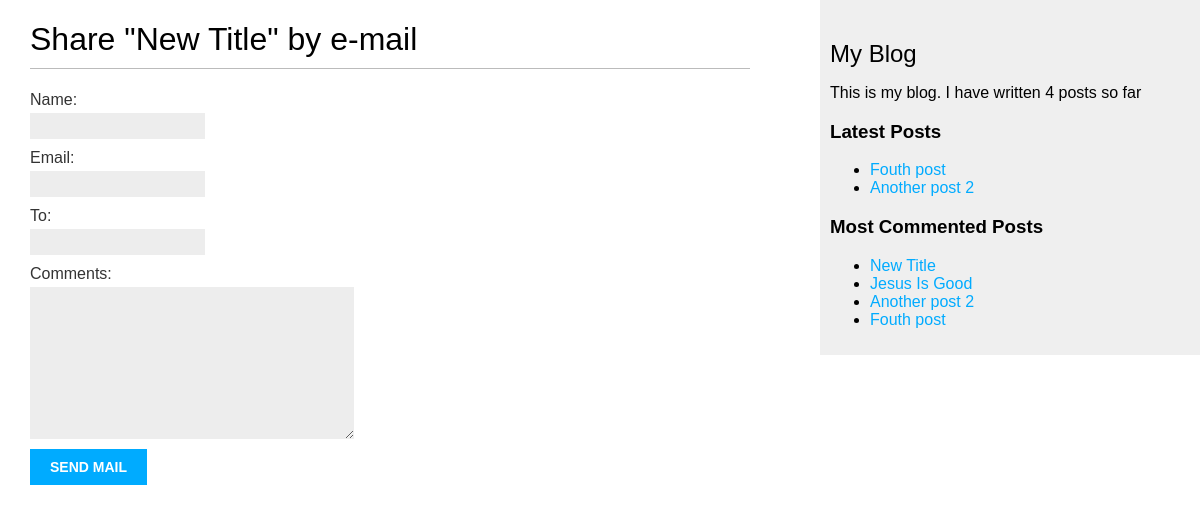
/blog/2/share/, run on an earlier commit of the app's database.
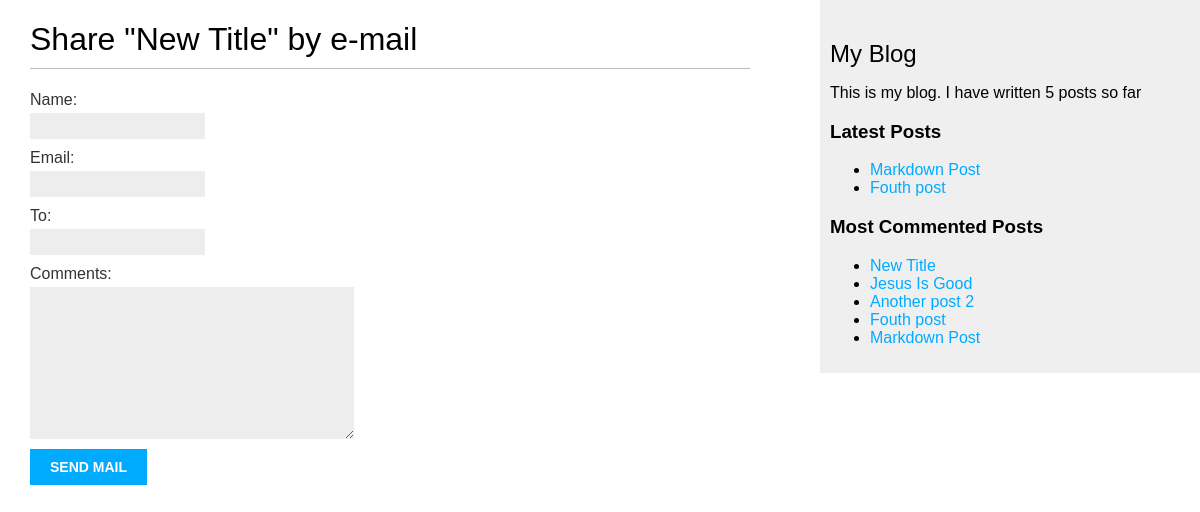
And on a later commit of the database.
### blog/models.py (models this page shows, shortened)
class Post(models.Model):
    STATUS_CHOICES = (
        ('draft' , 'Draft'),
        ('published', 'Published'),
    )
    title = models.CharField(max_length=250)
    slug  = models.SlugField(max_length=250, unique_for_date='publish')
    author = models.ForeignKey(User, on_delete=models.CASCADE, related_name='blog_post')
    body    = models.TextField()
    publish = models.DateTimeField(default=timezone.now)
    created = models.DateTimeField(auto_now_add=True)
    updated = models.DateTimeField(auto_now=True)
    status = models.CharField(max_length=10, choices=STATUS_CHOICES, default='draft')
    tags = TaggableManager()
    class Meta:
        ordering = ('publish',)
    def get_absolute_url(self):
        return reverse('blog:post_detail', args=[self.publish.year,self.publish.month,self.publish.day, self.slug])
    objects = models.Manager()
    published = PublishedManager()

### blog/views.py (the view)
# urls.py: path('<int:post_id>/share/', views.post_share, name='post_share')
def post_share(request, post_id):
    post = get_object_or_404(Post, id=post_id, status='published')
    sent = False
    if request.method == 'POST':
        form = EmailPostForm(request.POST)
        if form.is_valid():
            cd = form.cleaned_data
            post_url = request.build_absolute_uri(post.get_absolute_url())
            subject = f"{cd['name']} recommends you read " f"{post.title}"
            message = f"Read {post.title} at {post_url}\n\n"f"{cd['name']}\'s comments: {cd['comments']}"
            send_mail(subject, message, 'ceasarkwadwo@gmail.com', [cd['to']])
            sent = True
    else:
        form = EmailPostForm()
    context = {
        'post':post,
        'form': form,
        'sent': sent,
    }
    return render(request, 'blog/post/share.html', context)

### blog/forms.py
class EmailPostForm(forms.Form):
    name = forms.CharField(max_length=50)
    email = forms.EmailField()
    to    = forms.EmailField()
    comments = forms.CharField(required=False, widget=forms.Textarea)

### blog/models.py (called while the page is built)
    def get_queryset(self):
        return super(PublishedManager, self).get_queryset().filter(status='published')

### blog/templatetags/blog_tags.py (called while the page is built)
@register.simple_tag
def total_post():
    return Post.published.count()

@register.inclusion_tag('blog/post/latest_posts.html')
def show_latest_posts(count=5):
    latest_posts = Post.published.order_by('-publish')[:count]
    return {'latest_posts': latest_posts}

@register.simple_tag
def get_most_commented_posts(count=5):
    return Post.published.annotate(total_comments=Count('comments')).order_by('-total_comments')[:count]

### blog/templates/blog/post/share.html (shortened to what this page needs)
{% extends 'blog/base.html' %}
{% block content %}
    {% if sent %}
        <h1>E-mail successfully sent</h1>
        <p>
            "{{ post.title }}" was successfully sent to {{ form.cleaned_data.to}}.
        </p>
    {% else %}
    <h1> Share "{{ post.title }}" by e-mail</h1>
    <form method = 'post'>
        {{ form.as_p }}
        <input type="submit" value="Send Mail">
    </form>
    {% endif %}
{% endblock content %}

### blog/templates/blog/base.html (shortened to what this page needs)
{% load blog_tags %}
{% load static %}
<!Doctype html>
<html>
<head>
    <link href="{% static 'css/blog.css' %}" rel="stylesheet">
</head>
<body>
    <div id='content'>
        {% block content %}
        {% endblock content %}
    </div>
    <div id="sidebar">
        <h2>My Blog</h2>
        <p>This is my blog. I have written {% total_post %} posts so far</p>
        <h3>Latest Posts</h3>
        {% show_latest_posts 2 %}
        <h3>Most Commented Posts</h3>
        {% get_most_commented_posts as most_commented_posts %}
        <ul>
            {% for post in most_commented_posts %}
            <li>
                <a href="{{ post.get_absolute_url }}">{{ post.title }}</a>
            </li>
            {% endfor %}
        </ul>
    </div>
</body>
</html>

### blog/templates/blog/post/latest_posts.html
<ul>
    {% for post in latest_posts %}
    <li>
        <a href="{{ post.get_absolute_url }}">{{ post.title }}</a>
    </li>
    {% endfor %}
</ul>

What changed in the data, as far as the page shows it:
no longer on one of the page's lists (row unchanged): Post: title "Another post 2"
added Post: title "Markdown Post"
Also different on the page:
text no longer shown: "4"
text now shown: "5"
